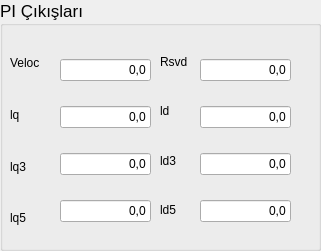
     <widget class="QGroupBox" name="PICikislari">
      <property name="geometry">
       <rect>
        <x>380</x>
        <y>370</y>
        <width>321</width>
        <height>251</height>
       </rect>
      </property>
      <property name="font">
       <font>
        <pointsize>13</pointsize>
       </font>
      </property>
      <property name="title">
       <string>PI Çıkışları</string>
      </property>
      <widget class="QWidget" name="layoutWidget">
       <property name="geometry">
        <rect>
         <x>10</x>
         <y>40</y>
         <width>41</width>
         <height>201</height>
        </rect>
       </property>
       <layout class="QVBoxLayout" name="verticalLayout_6">
        <item>
         <widget class="QLabel" name="Veloc">
          <property name="font">
           <font>
            <pointsize>9</pointsize>
           </font>
          </property>
          <property name="text">
           <string>Veloc</string>
          </property>
         </widget>
        </item>
        <item>
         <widget class="QLabel" name="lq_2">
          <property name="font">
           <font>
            <pointsize>9</pointsize>
           </font>
          </property>
          <property name="text">
           <string>lq</string>
          </property>
         </widget>
        </item>
        <item>
         <widget class="QLabel" name="lq3_2">
          <property name="font">
           <font>
            <pointsize>9</pointsize>
           </font>
          </property>
          <property name="text">
           <string>lq3</string>
          </property>
         </widget>
        </item>
        <item>
         <widget class="QLabel" name="lq5_2">
          <property name="font">
           <font>
            <pointsize>9</pointsize>
           </font>
          </property>
          <property name="text">
           <string>lq5</string>
          </property>
         </widget>
        </item>
       </layout>
      </widget>
      <widget class="QWidget" name="layoutWidget">
       <property name="geometry">
        <rect>
         <x>60</x>
         <y>40</y>
         <width>91</width>
         <height>201</height>
        </rect>
       </property>
       <layout class="QVBoxLayout" name="verticalLayout_7">
        <item>
         <widget class="QLineEdit" name="lineEdit_40">
          <property name="font">
           <font>
            <pointsize>9</pointsize>
           </font>
          </property>
          <property name="text">
           <string>0,0</string>
          </property>
          <property name="alignment">
           <set>Qt::AlignRight|Qt::AlignTrailing|Qt::AlignVCenter</set>
          </property>
         </widget>
        </item>
        <item>
         <widget class="QLineEdit" name="lineEdit_41">
          <property name="font">
           <font>
            <pointsize>9</pointsize>
           </font>
          </property>
          <property name="text">
           <string>0,0</string>
          </property>
          <property name="alignment">
           <set>Qt::AlignRight|Qt::AlignTrailing|Qt::AlignVCenter</set>
          </property>
         </widget>
        </item>
        <item>
         <widget class="QLineEdit" name="lineEdit_42">
          <property name="font">
           <font>
            <pointsize>9</pointsize>
           </font>
          </property>
          <property name="text">
           <string>0,0</string>
          </property>
          <property name="alignment">
           <set>Qt::AlignRight|Qt::AlignTrailing|Qt::AlignVCenter</set>
          </property>
         </widget>
        </item>
        <item>
         <widget class="QLineEdit" name="lineEdit_43">
          <property name="font">
           <font>
            <pointsize>9</pointsize>
           </font>
          </property>
          <property name="text">
           <string>0,0</string>
          </property>
          <property name="alignment">
           <set>Qt::AlignRight|Qt::AlignTrailing|Qt::AlignVCenter</set>
          </property>
         </widget>
        </item>
       </layout>
      </widget>
      <widget class="QWidget" name="layoutWidget">
       <property name="geometry">
        <rect>
         <x>160</x>
         <y>40</y>
         <width>33</width>
         <height>191</height>
        </rect>
       </property>
       <layout class="QVBoxLayout" name="verticalLayout_8">
        <item>
         <widget class="QLabel" name="Rsv">
          <property name="font">
           <font>
            <pointsize>9</pointsize>
           </font>
          </property>
          <property name="text">
           <string>Rsvd</string>
          </property>
         </widget>
        </item>
        <item>
         <widget class="QLabel" name="ld_3">
          <property name="font">
           <font>
            <pointsize>9</pointsize>
           </font>
          </property>
          <property name="text">
           <string>ld</string>
          </property>
         </widget>
        </item>
        <item>
         <widget class="QLabel" name="ld3_2">
          <property name="font">
           <font>
            <pointsize>9</pointsize>
           </font>
          </property>
          <property name="text">
           <string>ld3</string>
          </property>
         </widget>
        </item>
        <item>
         <widget class="QLabel" name="ld5_2">
          <property name="font">
           <font>
            <pointsize>9</pointsize>
           </font>
          </property>
          <property name="text">
           <string>ld5</string>
          </property>
         </widget>
        </item>
       </layout>
      </widget>
      <widget class="QWidget" name="layoutWidget">
       <property name="geometry">
        <rect>
         <x>200</x>
         <y>40</y>
         <width>91</width>
         <height>201</height>
        </rect>
       </property>
       <layout class="QVBoxLayout" name="verticalLayout_9">
        <item>
         <widget class="QLineEdit" name="lineEdit_44">
          <property name="font">
           <font>
            <pointsize>9</pointsize>
           </font>
          </property>
          <property name="text">
           <string>0,0</string>
          </property>
          <property name="alignment">
           <set>Qt::AlignRight|Qt::AlignTrailing|Qt::AlignVCenter</set>
          </property>
         </widget>
        </item>
        <item>
         <widget class="QLineEdit" name="lineEdit_45">
          <property name="font">
           <font>
            <pointsize>9</pointsize>
           </font>
          </property>
          <property name="text">
           <string>0,0</string>
          </property>
          <property name="alignment">
           <set>Qt::AlignRight|Qt::AlignTrailing|Qt::AlignVCenter</set>
          </property>
         </widget>
        </item>
        <item>
         <widget class="QLineEdit" name="lineEdit_46">
          <property name="font">
           <font>
            <pointsize>9</pointsize>
           </font>
          </property>
          <property name="text">
           <string>0,0</string>
          </property>
          <property name="alignment">
           <set>Qt::AlignRight|Qt::AlignTrailing|Qt::AlignVCenter</set>
          </property>
         </widget>
        </item>
        <item>
         <widget class="QLineEdit" name="lineEdit_47">
          <property name="font">
           <font>
            <pointsize>9</pointsize>
           </font>
          </property>
          <property name="text">
           <string>0,0</string>
          </property>
          <property name="alignment">
           <set>Qt::AlignRight|Qt::AlignTrailing|Qt::AlignVCenter</set>
          </property>
         </widget>
        </item>
       </layout>
      </widget>
     </widget>
